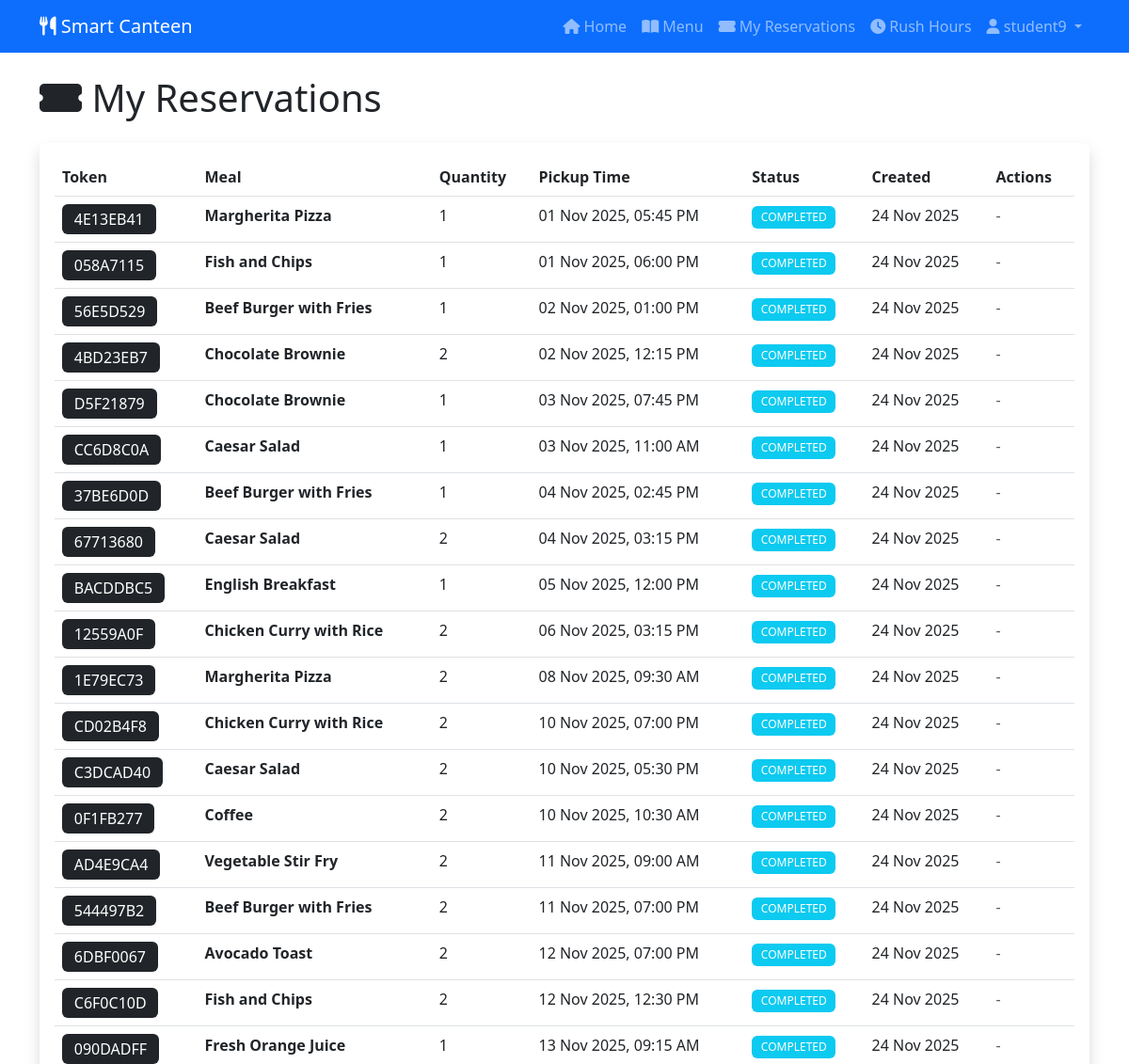
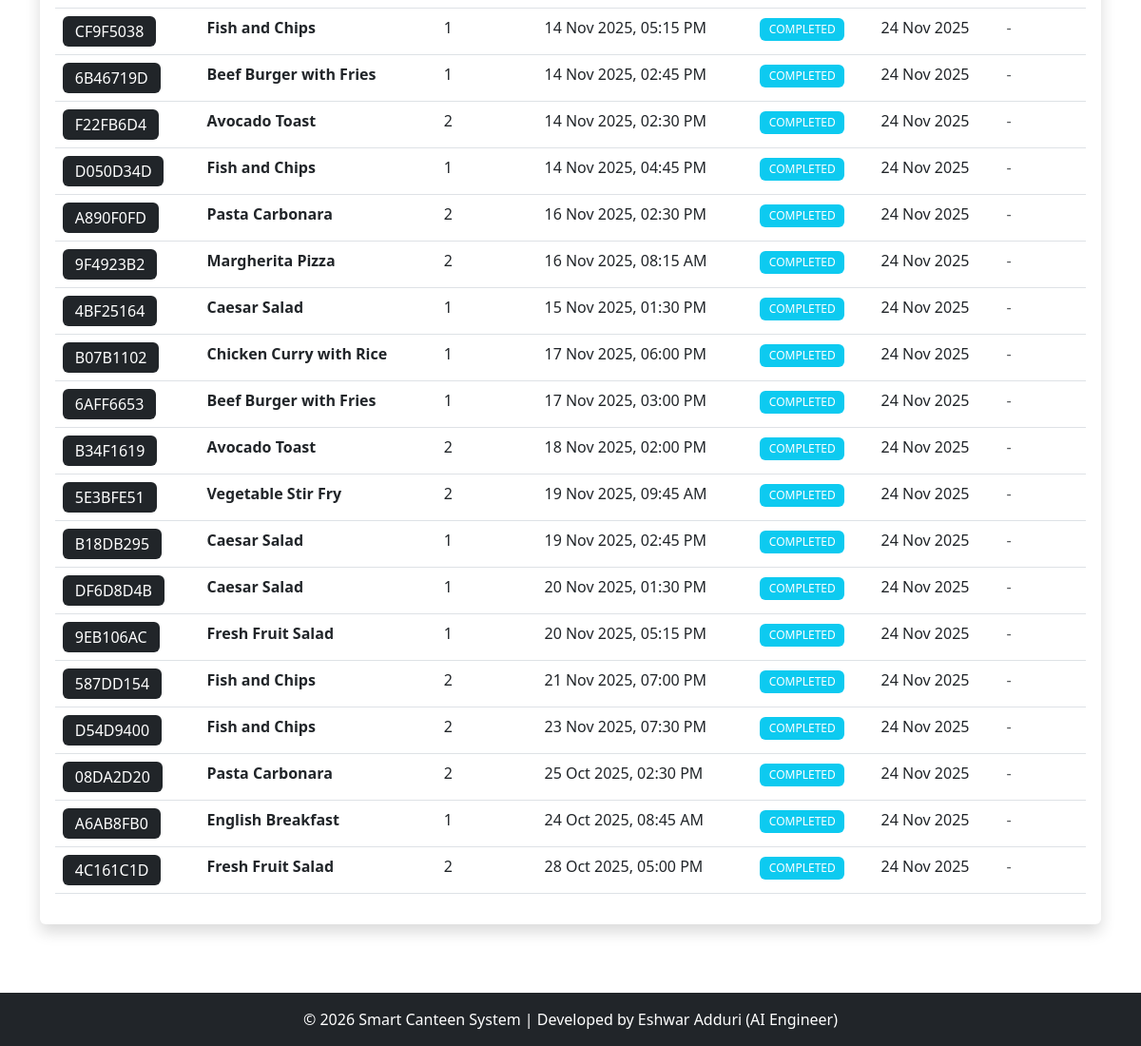
The page /student/reservations (signed in) on the database its author committed (2 pictures, top to bottom).
### models.py (models this page shows, shortened)
class User(UserMixin, db.Model):
    __tablename__ = 'users'
    id = db.Column(db.Integer, primary_key=True)
    username = db.Column(db.String(80), unique=True, nullable=False, index=True)
    email = db.Column(db.String(120), unique=True, nullable=False, index=True)
    password_hash = db.Column(db.String(255), nullable=False)
    role = db.Column(db.String(20), nullable=False, default='student')  # 'student' or 'admin'
    department = db.Column(db.String(100))
    created_at = db.Column(db.DateTime, default=datetime.utcnow)
    reservations = db.relationship('Reservation', backref='user', lazy='dynamic', cascade='all, delete-orphan')
    def is_admin(self):
        return self.role == 'admin'

class Reservation(db.Model):
    __tablename__ = 'reservations'
    id = db.Column(db.Integer, primary_key=True)
    user_id = db.Column(db.Integer, db.ForeignKey('users.id'), nullable=False, index=True)
    meal_id = db.Column(db.Integer, db.ForeignKey('meals.id'), nullable=False, index=True)
    pickup_time = db.Column(db.DateTime, nullable=False, index=True)
    status = db.Column(db.String(20), default='pending')  # pending, confirmed, completed, cancelled
    token = db.Column(db.String(10), unique=True, nullable=False)
    quantity = db.Column(db.Integer, default=1)
    created_at = db.Column(db.DateTime, default=datetime.utcnow, index=True)

class Meal(db.Model):
    __tablename__ = 'meals'
    id = db.Column(db.Integer, primary_key=True)
    name = db.Column(db.String(100), nullable=False)
    description = db.Column(db.Text)
    price = db.Column(db.Float, nullable=False)
    category = db.Column(db.String(50), nullable=False)  # breakfast, lunch, dinner, snack
    stock = db.Column(db.Integer, default=0)
    image_url = db.Column(db.String(255))
    is_available = db.Column(db.Boolean, default=True)
    created_at = db.Column(db.DateTime, default=datetime.utcnow)
    updated_at = db.Column(db.DateTime, default=datetime.utcnow, onupdate=datetime.utcnow)
    reservations = db.relationship('Reservation', backref='meal', lazy='dynamic')
    predictions = db.relationship('Prediction', backref='meal', lazy='dynamic')

### app.py (the view)
@app.route('/student/reservations')
@login_required
def my_reservations():
    reservations = Reservation.query.filter_by(
        user_id=current_user.id
    ).order_by(Reservation.created_at.desc()).all()
    return render_template('reservations.html', reservations=reservations)

### app.py (called while the page is built)
@login_manager.user_loader
def load_user(user_id):
    return User.query.get(int(user_id))

### templates/reservations.html (shortened to what this page needs)
{% extends "base.html" %}
{% block content %}
<div class="container">
    <h1 class="mb-4"><i class="fas fa-ticket-alt"></i> My Reservations</h1>
    <div class="card shadow">
        <div class="card-body">
            {% if reservations %}
                <div class="table-responsive">
                    <table class="table table-hover">
                        <thead>
                            <tr>
                                <th>Token</th>
                                <th>Meal</th>
                                <th>Quantity</th>
                                <th>Pickup Time</th>
                                <th>Status</th>
                                <th>Created</th>
                                <th>Actions</th>
                            </tr>
                        </thead>
                        <tbody>
                            {% for res in reservations %}
                                <tr>
                                    <td><span class="badge bg-dark fs-6">{{ res.token }}</span></td>
                                    <td><strong>{{ res.meal.name }}</strong></td>
                                    <td>{{ res.quantity }}</td>
                                    <td>{{ res.pickup_time.strftime('%d %b %Y, %I:%M %p') }}</td>
                                    <td>
                                        <span class="badge bg-{% if res.status == 'confirmed' %}success
                                            {% elif res.status == 'completed' %}info
                                            {% elif res.status == 'cancelled' %}danger
                                            {% else %}warning{% endif %}">
                                            {{ res.status|upper }}
                                        </span>
                                    </td>
                                    <td>{{ res.created_at.strftime('%d %b %Y') }}</td>
                                    <td>
                                        {% if res.status in ['pending', 'confirmed'] %}
                                            <form method="POST" action="{{ url_for('cancel_reservation', reservation_id=res.id) }}" class="d-inline">
                                                <button type="submit" class="btn btn-sm btn-danger"
                                                        onclick="return confirm('Cancel this reservation?')">
                                                    <i class="fas fa-times"></i> Cancel
                                                </button>
                                            </form>
                                        {% else %}
                                            <span class="text-muted">-</span>
                                        {% endif %}
                                    </td>
                                </tr>
                            {% endfor %}
                        </tbody>
                    </table>
                </div>
            {% endif %}
        </div>
    </div>
</div>
{% endblock %}

### templates/base.html (shortened to what this page needs)
<!DOCTYPE html>
<html lang="en">
<head>
    <link href="https://cdn.jsdelivr.net/npm/bootstrap@5.3.0/dist/css/bootstrap.min.css" rel="stylesheet">
    <link rel="stylesheet" href="https://cdnjs.cloudflare.com/ajax/libs/font-awesome/6.4.0/css/all.min.css">
    <link rel="stylesheet" href="{{ url_for('static', filename='css/style.css') }}">
</head>
<body>
    <nav class="navbar navbar-expand-lg navbar-dark bg-primary">
        <div class="container">
            <a class="navbar-brand" href="{{ url_for('index') }}">
                <i class="fas fa-utensils"></i> Smart Canteen
            </a>
            <div class="collapse navbar-collapse" id="navbarNav">
                <ul class="navbar-nav ms-auto">
                    {% if current_user.is_authenticated %}
                        {% if current_user.is_admin() %}
                            <li class="nav-item">
                                <a class="nav-link" href="{{ url_for('admin_dashboard') }}">
                                    <i class="fas fa-dashboard"></i> Dashboard
                                </a>
                            </li>
                            <li class="nav-item">
                                <a class="nav-link" href="{{ url_for('manage_meals') }}">
                                    <i class="fas fa-hamburger"></i> Meals
                                </a>
                            </li>
                            <li class="nav-item">
                                <a class="nav-link" href="{{ url_for('analytics') }}">
                                    <i class="fas fa-chart-line"></i> Analytics
                                </a>
                            </li>
                        {% else %}
                            <li class="nav-item">
                                <a class="nav-link" href="{{ url_for('student_dashboard') }}">
                                    <i class="fas fa-home"></i> Home
                                </a>
                            </li>
                            <li class="nav-item">
                                <a class="nav-link" href="{{ url_for('view_menu') }}">
                                    <i class="fas fa-book-open"></i> Menu
                                </a>
                            </li>
                            <li class="nav-item">
                                <a class="nav-link" href="{{ url_for('my_reservations') }}">
                                    <i class="fas fa-ticket-alt"></i> My Reservations
                                </a>
                            </li>
                            <li class="nav-item">
                                <a class="nav-link" href="{{ url_for('rush_prediction') }}">
                                    <i class="fas fa-clock"></i> Rush Hours
                                </a>
                            </li>
                        {% endif %}
                        <li class="nav-item dropdown">
                            <a class="nav-link dropdown-toggle" href="#" id="userDropdown" role="button" data-bs-toggle="dropdown">
                                <i class="fas fa-user"></i> {{ current_user.username }}
                            </a>
                        </li>
                    {% endif %}
                </ul>
            </div>
        </div>
    </nav>
    <main class="py-4">
        {% block content %}{% endblock %}
    </main>
    <footer class="bg-dark text-white text-center py-3 mt-5">
        <div class="container">
            <p class="mb-0">&copy; 2026 Smart Canteen System | Developed by Eshwar Adduri (AI Engineer)</p>
        </div>
    </footer>
</body>
</html>

### static/css/style.css (style rules this page uses)
:root { --primary-color: #0d6efd; --success-color: #198754; --warning-color: #ffc107; --danger-color: #dc3545; --info-color: #0dcaf0; }
body { font-family: 'Segoe UI', Tahoma, Geneva, Verdana, sans-serif; min-height: 100vh; display: flex; flex-direction: column; }
main { flex: 1; }
.card { transition: transform 0.2s, box-shadow 0.2s; border: none; }
.badge { padding: 0.5em 0.8em; font-weight: 500; }
.fade-in { animation: fadeIn 0.5s ease-in; }
footer { background-color: #343a40; color: white; margin-top: auto; }

### rows shown on the page
User: username "student9"
Reservation: token "4E13EB41", meal.name "Margherita Pizza", quantity "1", pickup_time "01 Nov 2025, 05:45 PM", status "COMPLETED", created_at "24 Nov 2025"
Reservation: token "058A7115", meal.name "Fish and Chips", quantity "1", pickup_time "01 Nov 2025, 06:00 PM", status "COMPLETED", created_at "24 Nov 2025"
Reservation: token "56E5D529", meal.name "Beef Burger with Fries", quantity "1", pickup_time "02 Nov 2025, 01:00 PM", status "COMPLETED", created_at "24 Nov 2025"
Reservation: token "4BD23EB7", meal.name "Chocolate Brownie", quantity "2", pickup_time "02 Nov 2025, 12:15 PM", status "COMPLETED", created_at "24 Nov 2025"
Reservation: token "D5F21879", meal.name "Chocolate Brownie", quantity "1", pickup_time "03 Nov 2025, 07:45 PM", status "COMPLETED", created_at "24 Nov 2025"
Reservation: token "CC6D8C0A", meal.name "Caesar Salad", quantity "1", pickup_time "03 Nov 2025, 11:00 AM", status "COMPLETED", created_at "24 Nov 2025"
Reservation: token "37BE6D0D", meal.name "Beef Burger with Fries", quantity "1", pickup_time "04 Nov 2025, 02:45 PM", status "COMPLETED", created_at "24 Nov 2025"
Reservation: token "67713680", meal.name "Caesar Salad", quantity "2", pickup_time "04 Nov 2025, 03:15 PM", status "COMPLETED", created_at "24 Nov 2025"
Reservation: token "BACDDBC5", meal.name "English Breakfast", quantity "1", pickup_time "05 Nov 2025, 12:00 PM", status "COMPLETED", created_at "24 Nov 2025"
Reservation: token "12559A0F", meal.name "Chicken Curry with Rice", quantity "2", pickup_time "06 Nov 2025, 03:15 PM", status "COMPLETED", created_at "24 Nov 2025"
Reservation: token "1E79EC73", meal.name "Margherita Pizza", quantity "2", pickup_time "08 Nov 2025, 09:30 AM", status "COMPLETED", created_at "24 Nov 2025"
Reservation: token "CD02B4F8", meal.name "Chicken Curry with Rice", quantity "2", pickup_time "10 Nov 2025, 07:00 PM", status "COMPLETED", created_at "24 Nov 2025"
Reservation: token "C3DCAD40", meal.name "Caesar Salad", quantity "2", pickup_time "10 Nov 2025, 05:30 PM", status "COMPLETED", created_at "24 Nov 2025"
Reservation: token "0F1FB277", meal.name "Coffee", quantity "2", pickup_time "10 Nov 2025, 10:30 AM", status "COMPLETED", created_at "24 Nov 2025"
Reservation: token "AD4E9CA4", meal.name "Vegetable Stir Fry", quantity "2", pickup_time "11 Nov 2025, 09:00 AM", status "COMPLETED", created_at "24 Nov 2025"
Reservation: token "544497B2", meal.name "Beef Burger with Fries", quantity "2", pickup_time "11 Nov 2025, 07:00 PM", status "COMPLETED", created_at "24 Nov 2025"
Reservation: token "6DBF0067", meal.name "Avocado Toast", quantity "2", pickup_time "12 Nov 2025, 07:00 PM", status "COMPLETED", created_at "24 Nov 2025"
Reservation: token "C6F0C10D", meal.name "Fish and Chips", quantity "2", pickup_time "12 Nov 2025, 12:30 PM", status "COMPLETED", created_at "24 Nov 2025"
Reservation: token "090DADFF", meal.name "Fresh Orange Juice", quantity "1", pickup_time "13 Nov 2025, 09:15 AM", status "COMPLETED", created_at "24 Nov 2025"
Reservation: token "CF9F5038", meal.name "Fish and Chips", quantity "1", pickup_time "14 Nov 2025, 05:15 PM", status "COMPLETED", created_at "24 Nov 2025"
Reservation: token "6B46719D", meal.name "Beef Burger with Fries", quantity "1", pickup_time "14 Nov 2025, 02:45 PM", status "COMPLETED", created_at "24 Nov 2025"
Reservation: token "F22FB6D4", meal.name "Avocado Toast", quantity "2", pickup_time "14 Nov 2025, 02:30 PM", status "COMPLETED", created_at "24 Nov 2025"
Reservation: token "D050D34D", meal.name "Fish and Chips", quantity "1", pickup_time "14 Nov 2025, 04:45 PM", status "COMPLETED", created_at "24 Nov 2025"
Reservation: token "A890F0FD", meal.name "Pasta Carbonara", quantity "2", pickup_time "16 Nov 2025, 02:30 PM", status "COMPLETED", created_at "24 Nov 2025"
Reservation: token "9F4923B2", meal.name "Margherita Pizza", quantity "2", pickup_time "16 Nov 2025, 08:15 AM", status "COMPLETED", created_at "24 Nov 2025"
Reservation: token "4BF25164", meal.name "Caesar Salad", quantity "1", pickup_time "15 Nov 2025, 01:30 PM", status "COMPLETED", created_at "24 Nov 2025"
Reservation: token "B07B1102", meal.name "Chicken Curry with Rice", quantity "1", pickup_time "17 Nov 2025, 06:00 PM", status "COMPLETED", created_at "24 Nov 2025"
Reservation: token "6AFF6653", meal.name "Beef Burger with Fries", quantity "1", pickup_time "17 Nov 2025, 03:00 PM", status "COMPLETED", created_at "24 Nov 2025"
Reservation: token "B34F1619", meal.name "Avocado Toast", quantity "2", pickup_time "18 Nov 2025, 02:00 PM", status "COMPLETED", created_at "24 Nov 2025"
Reservation: token "5E3BFE51", meal.name "Vegetable Stir Fry", quantity "2", pickup_time "19 Nov 2025, 09:45 AM", status "COMPLETED", created_at "24 Nov 2025"
Reservation: token "B18DB295", meal.name "Caesar Salad", quantity "1", pickup_time "19 Nov 2025, 02:45 PM", status "COMPLETED", created_at "24 Nov 2025"
Reservation: token "DF6D8D4B", meal.name "Caesar Salad", quantity "1", pickup_time "20 Nov 2025, 01:30 PM", status "COMPLETED", created_at "24 Nov 2025"
Reservation: token "9EB106AC", meal.name "Fresh Fruit Salad", quantity "1", pickup_time "20 Nov 2025, 05:15 PM", status "COMPLETED", created_at "24 Nov 2025"
Reservation: token "587DD154", meal.name "Fish and Chips", quantity "2", pickup_time "21 Nov 2025, 07:00 PM", status "COMPLETED", created_at "24 Nov 2025"
Reservation: token "D54D9400", meal.name "Fish and Chips", quantity "2", pickup_time "23 Nov 2025, 07:30 PM", status "COMPLETED", created_at "24 Nov 2025"
Reservation: token "08DA2D20", meal.name "Pasta Carbonara", quantity "2", pickup_time "25 Oct 2025, 02:30 PM", status "COMPLETED", created_at "24 Nov 2025"
Reservation: token "A6AB8FB0", meal.name "English Breakfast", quantity "1", pickup_time "24 Oct 2025, 08:45 AM", status "COMPLETED", created_at "24 Nov 2025"
Reservation: token "4C161C1D", meal.name "Fresh Fruit Salad", quantity "2", pickup_time "28 Oct 2025, 05:00 PM", status "COMPLETED", created_at "24 Nov 2025"
